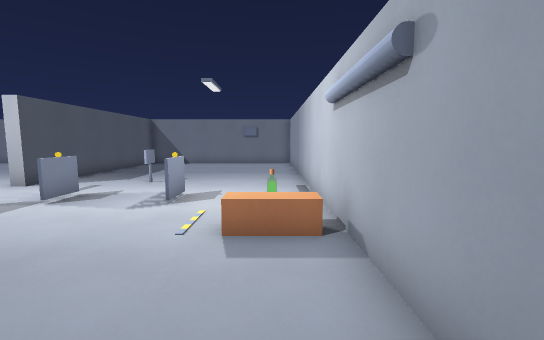
[1] (above)

16 first-person views from a walk through a Godot game level. The camera is 1.5 m above the floor, tilts 6° down and sees 90° across. The floor is counted in squares, 1 m on a side. Each view is taken from the middle of a square. On the plan, view 1 faces up. The plan holds only what a view shows up to about 14 squares ahead; the rest is blank.

[2]
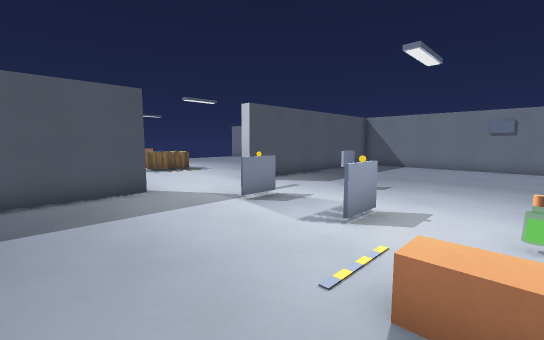

[3]
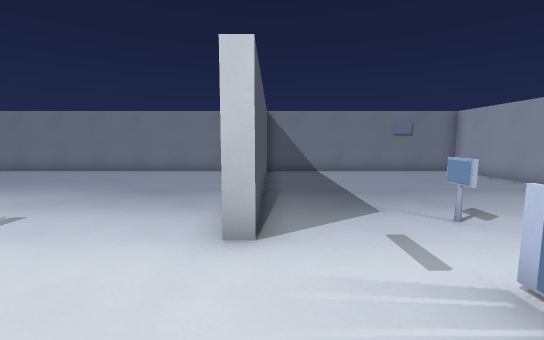

[4]
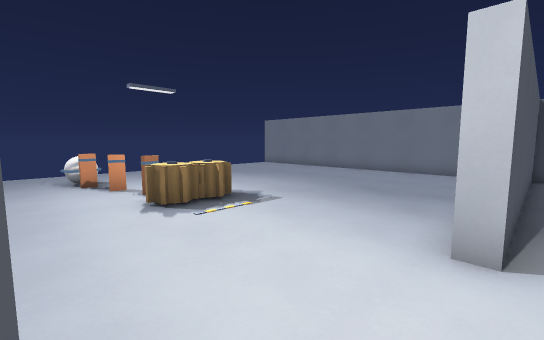

[5]
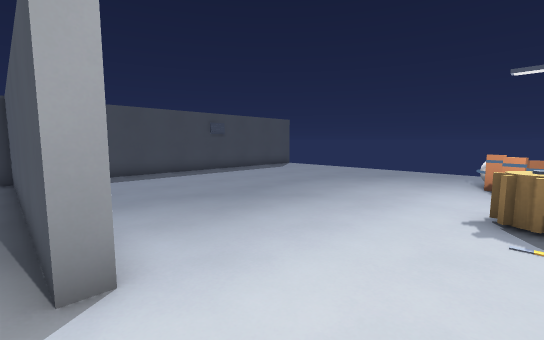

[6]
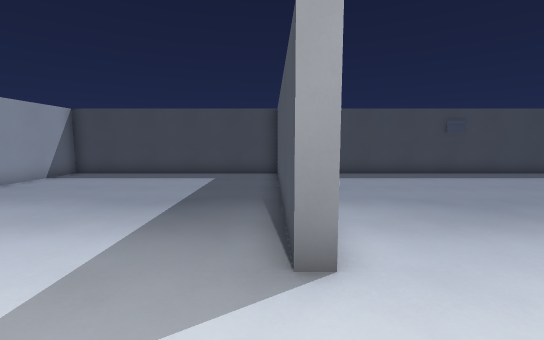

[7]
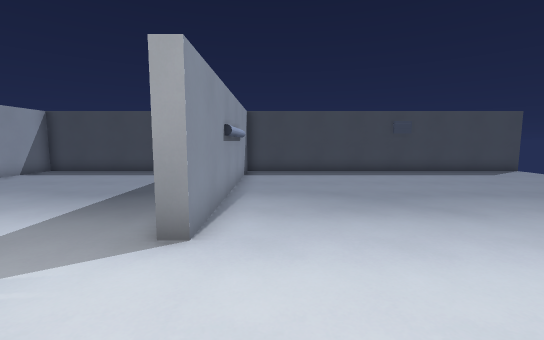

[8]
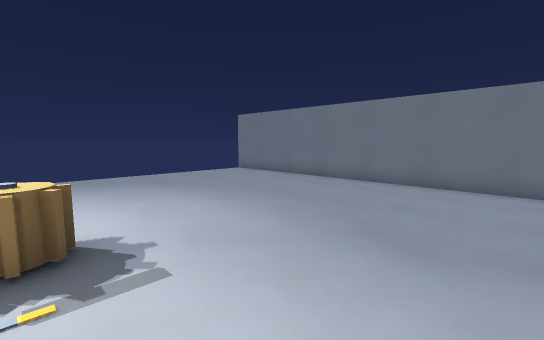

[9]
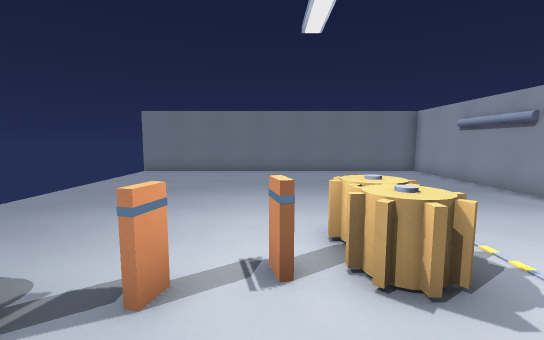

[10]
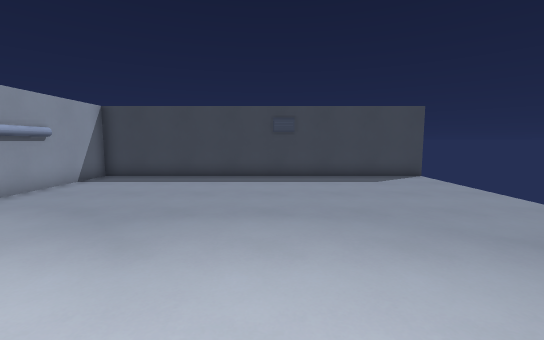

[11]
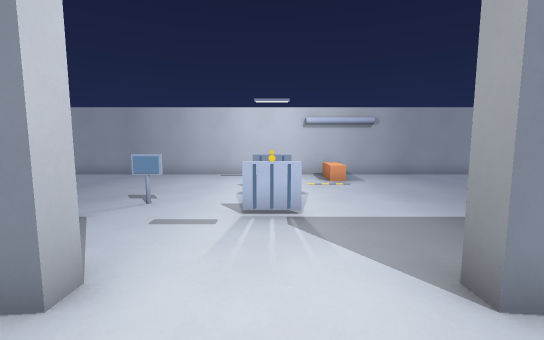

[12]
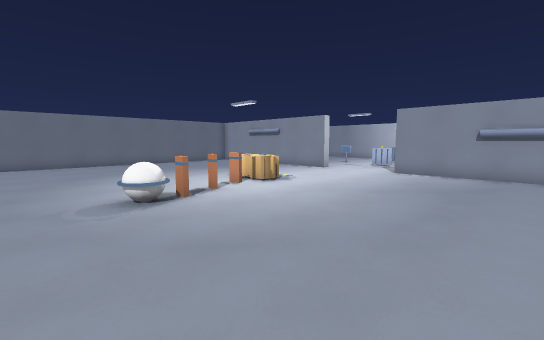

[13]
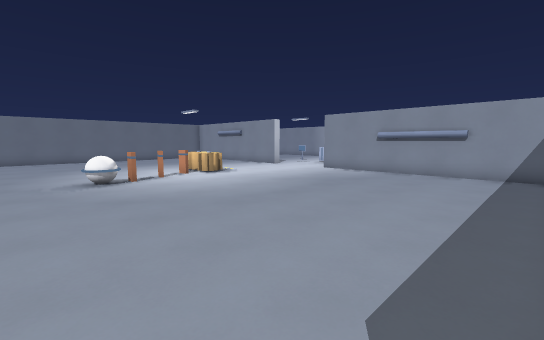

[14]
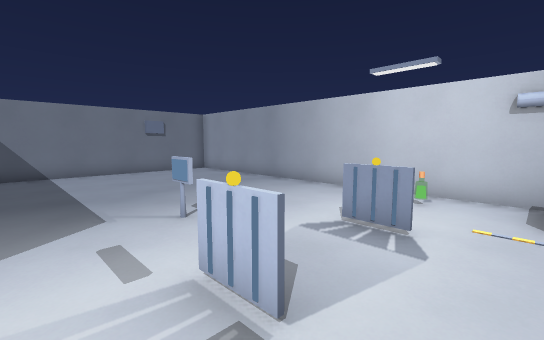

[15]
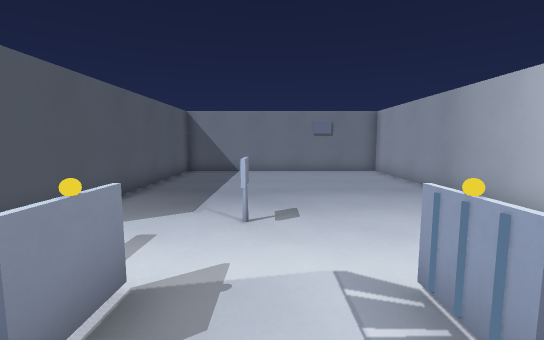

[16]
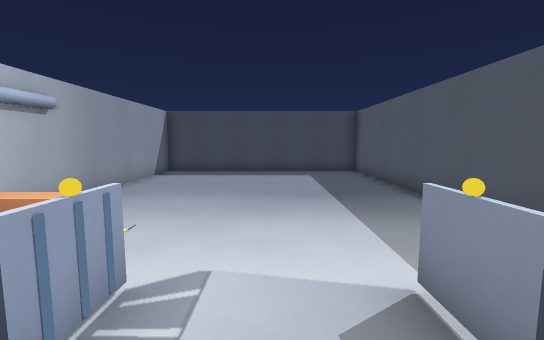

### Floor plan
Points are (right, up) in squares from view 1. A wall is a line through its corners. A room is listed if a view was taken in it or the views show most of it. See-through windows are left out.
Room 1 (views 1, 2, 3, 4, 5, 6, 7, 8, 9, 10, 11, 12, 13, 14, 15, 16)
walls: (-8.7, 12.1) (-8.7, 18.8) (-22.5, 18.8); (-8.7, 1.4) (-8.7, 5) (-8.2, 5) (-8.2, 1.5); (-18.4, 7.2) (-18.4, 6.8); (-18.6, 6.8) (-18.6, 7.2); (-8.2, -1.4) (-8.2, -4.7) (1.3, -4.7) (1.3, 3.6); (1.3, 5.4) (1.3, 18.8) (-8.2, 18.8) (-8.2, 9) (-8.7, 9) (-8.7, 9.4); (-22.6, -4.7) (-8.7, -4.7) (-8.7, -1.4)
objects: other object (-20, 7); other object (-17, 8); other object (-16, 8); other object (-15, 8) to (-14, 8); other object (-15, 9) to (-14, 9); ball (-5, 7); monitor (-4, 10); ball (-2, 7); crate (-1, 5); crate (0, 4) to (0, 5); other object (0, 7); crate (1, 4) to (1, 5)

Positions as (right, up) in squares from view 1, and headings:
1: (0, 0), facing up
2: (0, 2), facing up-left
3: (-8, 5), facing up
4: (-8, 5), facing up-left
5: (-8, 8), facing down-left
6: (-8, 8), facing down
7: (-10, 9), facing down
8: (-10, 9), facing up-left
9: (-16, 5), facing up
10: (-16, 7), facing down
11: (-11, 7), facing right
12: (-22, 0), facing up-right
13: (-22, -4), facing up-right
14: (-7, 5), facing up-right
15: (-4, 5), facing up
16: (-4, 9), facing down
